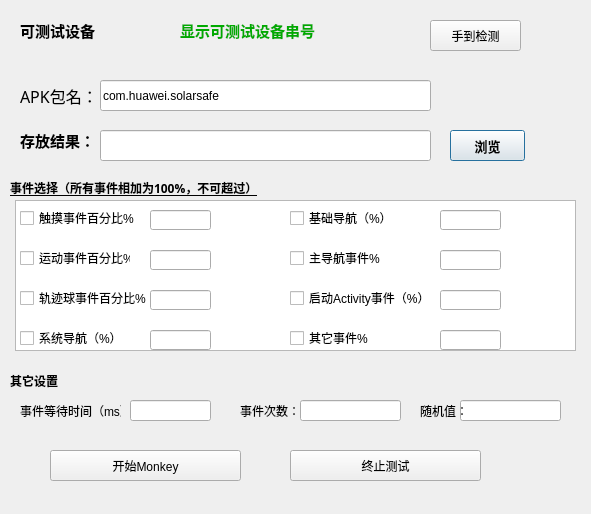
<?xml version="1.0" encoding="UTF-8"?>
<ui version="4.0">
 <class>MonkeyView</class>
 <widget class="QDialog" name="MonkeyView">
  <property name="geometry">
   <rect>
    <x>0</x>
    <y>0</y>
    <width>591</width>
    <height>514</height>
   </rect>
  </property>
  <property name="windowTitle">
   <string>Dialog</string>
  </property>
  <widget class="QLabel" name="label">
   <property name="geometry">
    <rect>
     <x>20</x>
     <y>80</y>
     <width>81</width>
     <height>31</height>
    </rect>
   </property>
   <property name="font">
    <font>
     <family>微软雅黑</family>
     <pointsize>12</pointsize>
    </font>
   </property>
   <property name="text">
    <string>APK包名：</string>
   </property>
  </widget>
  <widget class="QLineEdit" name="lineEdit">
   <property name="geometry">
    <rect>
     <x>100</x>
     <y>80</y>
     <width>331</width>
     <height>31</height>
    </rect>
   </property>
   <property name="inputMethodHints">
    <set>Qt::ImhHiddenText</set>
   </property>
   <property name="text">
    <string>com.huawei.solarsafe</string>
   </property>
  </widget>
  <widget class="QLabel" name="label_2">
   <property name="geometry">
    <rect>
     <x>20</x>
     <y>130</y>
     <width>71</width>
     <height>21</height>
    </rect>
   </property>
   <property name="font">
    <font>
     <family>微软雅黑</family>
     <pointsize>11</pointsize>
     <weight>75</weight>
     <bold>true</bold>
    </font>
   </property>
   <property name="text">
    <string>存放结果：</string>
   </property>
  </widget>
  <widget class="QLineEdit" name="lineEdit_2">
   <property name="geometry">
    <rect>
     <x>100</x>
     <y>130</y>
     <width>331</width>
     <height>31</height>
    </rect>
   </property>
  </widget>
  <widget class="QPushButton" name="pushButton">
   <property name="geometry">
    <rect>
     <x>450</x>
     <y>130</y>
     <width>75</width>
     <height>31</height>
    </rect>
   </property>
   <property name="font">
    <font>
     <family>微软雅黑</family>
     <pointsize>10</pointsize>
     <weight>75</weight>
     <bold>true</bold>
    </font>
   </property>
   <property name="text">
    <string>浏览</string>
   </property>
  </widget>
  <widget class="QListWidget" name="listWidget">
   <property name="geometry">
    <rect>
     <x>15</x>
     <y>200</y>
     <width>561</width>
     <height>151</height>
    </rect>
   </property>
  </widget>
  <widget class="QCheckBox" name="checkBox">
   <property name="geometry">
    <rect>
     <x>20</x>
     <y>210</y>
     <width>121</width>
     <height>16</height>
    </rect>
   </property>
   <property name="text">
    <string>触摸事件百分比%</string>
   </property>
  </widget>
  <widget class="QLineEdit" name="lineEdit_3">
   <property name="geometry">
    <rect>
     <x>150</x>
     <y>210</y>
     <width>61</width>
     <height>20</height>
    </rect>
   </property>
  </widget>
  <widget class="QCheckBox" name="checkBox_2">
   <property name="geometry">
    <rect>
     <x>20</x>
     <y>250</y>
     <width>111</width>
     <height>16</height>
    </rect>
   </property>
   <property name="text">
    <string>运动事件百分比%</string>
   </property>
  </widget>
  <widget class="QLineEdit" name="lineEdit_4">
   <property name="geometry">
    <rect>
     <x>150</x>
     <y>250</y>
     <width>61</width>
     <height>20</height>
    </rect>
   </property>
  </widget>
  <widget class="QCheckBox" name="checkBox_3">
   <property name="geometry">
    <rect>
     <x>20</x>
     <y>290</y>
     <width>131</width>
     <height>16</height>
    </rect>
   </property>
   <property name="text">
    <string>轨迹球事件百分比%</string>
   </property>
  </widget>
  <widget class="QLineEdit" name="lineEdit_5">
   <property name="geometry">
    <rect>
     <x>150</x>
     <y>290</y>
     <width>61</width>
     <height>20</height>
    </rect>
   </property>
  </widget>
  <widget class="QCheckBox" name="checkBox_4">
   <property name="geometry">
    <rect>
     <x>20</x>
     <y>330</y>
     <width>131</width>
     <height>16</height>
    </rect>
   </property>
   <property name="text">
    <string>系统导航（%）</string>
   </property>
  </widget>
  <widget class="QLineEdit" name="lineEdit_6">
   <property name="geometry">
    <rect>
     <x>150</x>
     <y>330</y>
     <width>61</width>
     <height>20</height>
    </rect>
   </property>
  </widget>
  <widget class="QCheckBox" name="checkBox_5">
   <property name="geometry">
    <rect>
     <x>290</x>
     <y>210</y>
     <width>151</width>
     <height>16</height>
    </rect>
   </property>
   <property name="text">
    <string>基础导航（%）</string>
   </property>
  </widget>
  <widget class="QLineEdit" name="lineEdit_7">
   <property name="geometry">
    <rect>
     <x>440</x>
     <y>210</y>
     <width>61</width>
     <height>20</height>
    </rect>
   </property>
  </widget>
  <widget class="QCheckBox" name="checkBox_6">
   <property name="geometry">
    <rect>
     <x>290</x>
     <y>250</y>
     <width>151</width>
     <height>16</height>
    </rect>
   </property>
   <property name="text">
    <string>主导航事件%</string>
   </property>
  </widget>
  <widget class="QLineEdit" name="lineEdit_8">
   <property name="geometry">
    <rect>
     <x>440</x>
     <y>250</y>
     <width>61</width>
     <height>20</height>
    </rect>
   </property>
  </widget>
  <widget class="QCheckBox" name="checkBox_7">
   <property name="geometry">
    <rect>
     <x>290</x>
     <y>290</y>
     <width>151</width>
     <height>16</height>
    </rect>
   </property>
   <property name="text">
    <string>启动Activity事件（%）</string>
   </property>
  </widget>
  <widget class="QLineEdit" name="lineEdit_9">
   <property name="geometry">
    <rect>
     <x>440</x>
     <y>290</y>
     <width>61</width>
     <height>20</height>
    </rect>
   </property>
  </widget>
  <widget class="QCheckBox" name="checkBox_8">
   <property name="geometry">
    <rect>
     <x>290</x>
     <y>330</y>
     <width>151</width>
     <height>16</height>
    </rect>
   </property>
   <property name="text">
    <string>其它事件%</string>
   </property>
  </widget>
  <widget class="QLineEdit" name="lineEdit_10">
   <property name="geometry">
    <rect>
     <x>440</x>
     <y>330</y>
     <width>61</width>
     <height>20</height>
    </rect>
   </property>
  </widget>
  <widget class="QLabel" name="label_3">
   <property name="geometry">
    <rect>
     <x>10</x>
     <y>180</y>
     <width>361</width>
     <height>16</height>
    </rect>
   </property>
   <property name="font">
    <font>
     <family>微软雅黑</family>
     <weight>75</weight>
     <bold>true</bold>
     <underline>true</underline>
    </font>
   </property>
   <property name="text">
    <string extracomment="所有">事件选择（所有事件相加为100%，不可超过）</string>
   </property>
   <property name="textFormat">
    <enum>Qt::PlainText</enum>
   </property>
  </widget>
  <widget class="QLabel" name="label_4">
   <property name="geometry">
    <rect>
     <x>10</x>
     <y>370</y>
     <width>54</width>
     <height>21</height>
    </rect>
   </property>
   <property name="font">
    <font>
     <family>微软雅黑</family>
     <weight>75</weight>
     <bold>true</bold>
    </font>
   </property>
   <property name="text">
    <string>其它设置</string>
   </property>
  </widget>
  <widget class="QLabel" name="label_5">
   <property name="geometry">
    <rect>
     <x>20</x>
     <y>400</y>
     <width>101</width>
     <height>21</height>
    </rect>
   </property>
   <property name="text">
    <string>事件等待时间（ms）</string>
   </property>
  </widget>
  <widget class="QLineEdit" name="lineEdit_11">
   <property name="geometry">
    <rect>
     <x>130</x>
     <y>400</y>
     <width>81</width>
     <height>21</height>
    </rect>
   </property>
  </widget>
  <widget class="QLabel" name="label_6">
   <property name="geometry">
    <rect>
     <x>20</x>
     <y>20</y>
     <width>81</width>
     <height>21</height>
    </rect>
   </property>
   <property name="font">
    <font>
     <family>微软雅黑</family>
     <pointsize>11</pointsize>
     <weight>75</weight>
     <bold>true</bold>
    </font>
   </property>
   <property name="text">
    <string>可测试设备</string>
   </property>
  </widget>
  <widget class="QLabel" name="label_7">
   <property name="geometry">
    <rect>
     <x>180</x>
     <y>20</y>
     <width>201</width>
     <height>21</height>
    </rect>
   </property>
   <property name="font">
    <font>
     <family>微软雅黑</family>
     <pointsize>11</pointsize>
     <weight>75</weight>
     <bold>true</bold>
    </font>
   </property>
   <property name="styleSheet">
    <string notr="true">color: rgb(0, 170, 0);</string>
   </property>
   <property name="text">
    <string>显示可测试设备串号</string>
   </property>
  </widget>
  <widget class="QPushButton" name="pushButton_2">
   <property name="geometry">
    <rect>
     <x>50</x>
     <y>450</y>
     <width>191</width>
     <height>31</height>
    </rect>
   </property>
   <property name="text">
    <string>开始Monkey</string>
   </property>
  </widget>
  <widget class="QPushButton" name="pushButton_3">
   <property name="geometry">
    <rect>
     <x>430</x>
     <y>20</y>
     <width>91</width>
     <height>31</height>
    </rect>
   </property>
   <property name="text">
    <string>手到检测</string>
   </property>
  </widget>
  <widget class="QLabel" name="label_8">
   <property name="geometry">
    <rect>
     <x>240</x>
     <y>400</y>
     <width>61</width>
     <height>21</height>
    </rect>
   </property>
   <property name="text">
    <string>事件次数：</string>
   </property>
  </widget>
  <widget class="QLineEdit" name="lineEdit_12">
   <property name="geometry">
    <rect>
     <x>300</x>
     <y>400</y>
     <width>101</width>
     <height>21</height>
    </rect>
   </property>
  </widget>
  <widget class="QLineEdit" name="lineEdit_13">
   <property name="geometry">
    <rect>
     <x>460</x>
     <y>400</y>
     <width>101</width>
     <height>21</height>
    </rect>
   </property>
   <property name="text">
    <string/>
   </property>
  </widget>
  <widget class="QLabel" name="label_9">
   <property name="geometry">
    <rect>
     <x>420</x>
     <y>400</y>
     <width>61</width>
     <height>21</height>
    </rect>
   </property>
   <property name="text">
    <string>随机值：</string>
   </property>
  </widget>
  <widget class="QPushButton" name="pushButton_4">
   <property name="geometry">
    <rect>
     <x>290</x>
     <y>450</y>
     <width>191</width>
     <height>31</height>
    </rect>
   </property>
   <property name="text">
    <string>终止测试</string>
   </property>
  </widget>
 </widget>
 <resources/>
 <connections/>
</ui>
